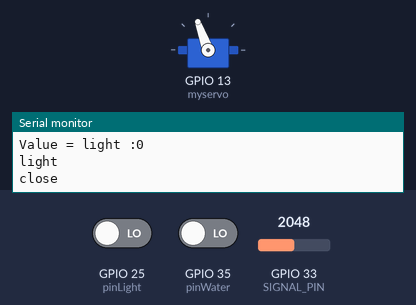
Bench run of a sketch on a simulated ESP32. Parts: servo, the last lines printed to the serial monitor. The inputs (shaded band) are chosen by the test bench; at power-on: GPIO 35 (pinWater) LOW, GPIO 25 (pinLight) LOW, GPIO 33 (SIGNAL_PIN) = 2048.

Above: at 1.8 s.
1.9 s: GPIO 35 (pinWater) driven HIGH
At 3.1 s:
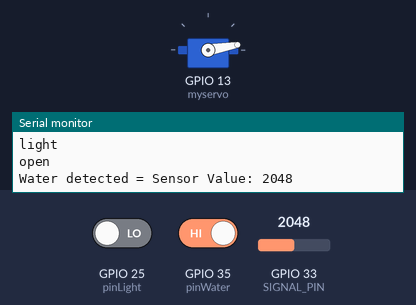
4.0 s: GPIO 25 (pinLight) driven HIGH
At 5.9 s:
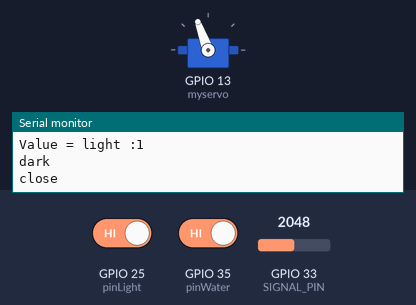
7.0 s: GPIO 25 (pinLight) driven LOW
At 8.2 s:
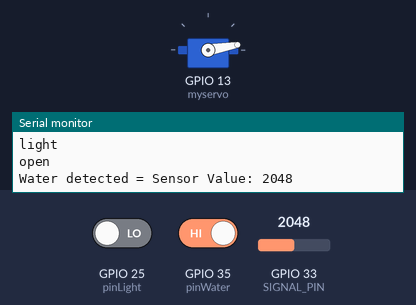
9.0 s: GPIO 35 (pinWater) driven LOW
At 9.8 s:
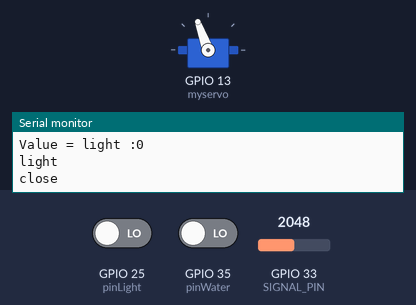
Timing chart, 0 to 12.0 s (numbered marks = the images above; inputs shaded):
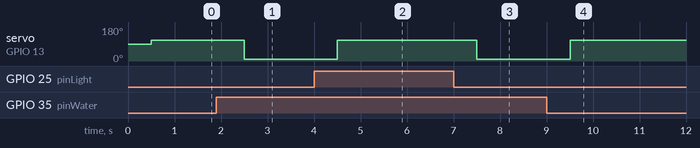

The sketch:

arduino_smartkanopi.ino
```cpp
// define signal watersensor pin for waterstrength
#define SIGNAL_PIN 33

// declare libary
#include <ESP32Servo.h>

// declare servo
  Servo myservo;

// create const pin
const int pinWater = 35;
const int pinLight = 25;

// crate variable
int water;
int light;
int sensorValue = 0;
int cl = 110;
int op = 10;
bool servoActive = true;

// funct for detec water_strenght
void myWaterStrength() {
    sensorValue = analogRead(SIGNAL_PIN);
    Serial.print("Water detected = Sensor Value: ");
    Serial.println(sensorValue);

    delay(500);
  }

// main funct to create automatic_rainsensor
void myFunction() {
  water = digitalRead(pinWater);
  light = digitalRead(pinLight);

  if (water == 1) {
    Serial.println("no water");
  } else if (water == 0) {
    Serial.println("water detec");
  }

  Serial.print("Value = light :");
  Serial.println(light);
   if (light == 1) {
    Serial.println("dark");
  } else if (light == 0) {
    Serial.println("light");
  }

   if (servoActive) {
    if (water == 0 && light == 1) {
      myservo.write(cl);
      Serial.println("close");
    } else if (water == 0 && light == 0) {
      myservo.write(cl);
      Serial.println("close");
    } else if (water == 1 && light == 0) {
      myservo.write(op);
      Serial.println("open");
    } else if (water == 1 && light == 1) {
      myservo.write(cl);
      Serial.println("close");
    }
  } else {
    myservo.writeMicroseconds(0);
    Serial.println("servo not active");
  }

  delay(500);
}

// set up for publish
void setup() {
  myservo.attach(13);
  pinMode(pinWater, INPUT);
  pinMode(pinLight, INPUT);
  Serial.begin(115200);
}

// for loop function on the top
void loop() {
  myWaterStrength();
  myFunction();
}
```

Measured:
- after the input at 1.9 s, servo on GPIO 13 (myservo): 110° → 10° after 0.60 s
- after the input at 4.0 s, servo on GPIO 13 (myservo): 10° → 110° after 0.50 s
- after the input at 7.0 s, servo on GPIO 13 (myservo): 110° → 10° after 0.50 s
- after the input at 9.0 s, servo on GPIO 13 (myservo): 10° → 110° after 0.51 s
